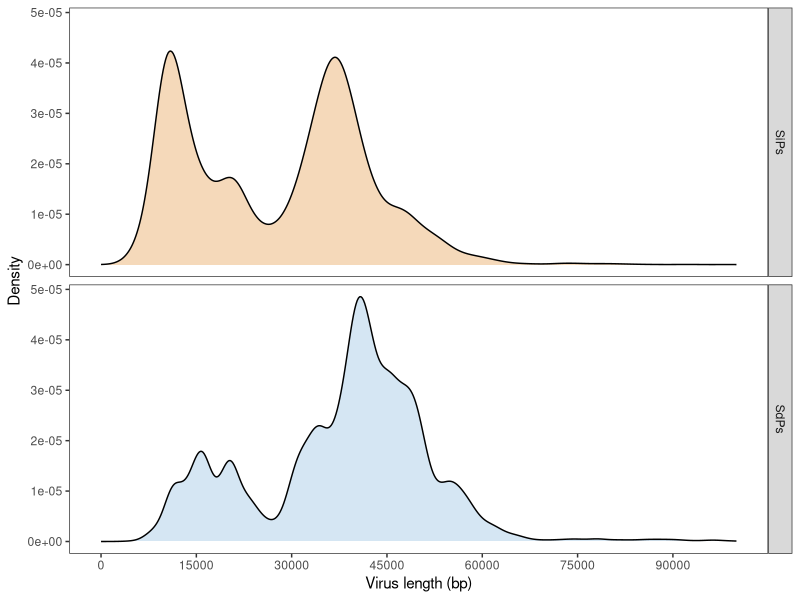
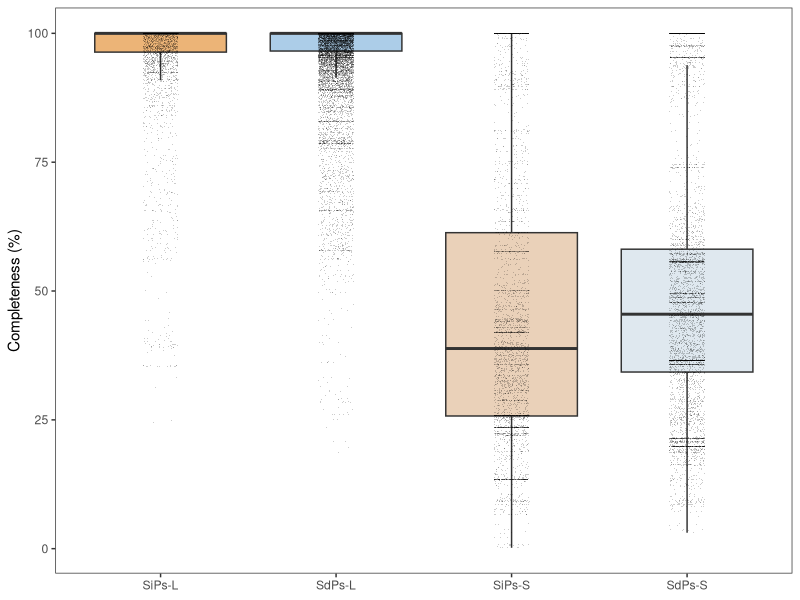
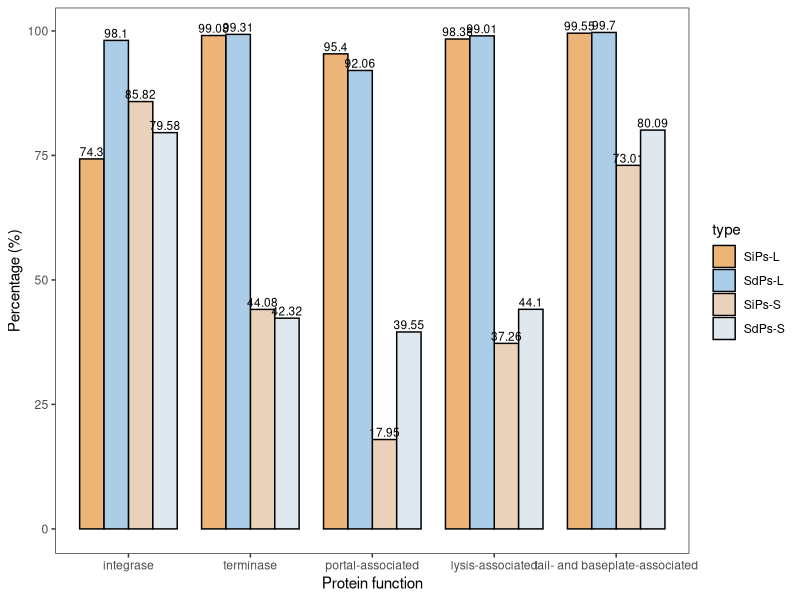
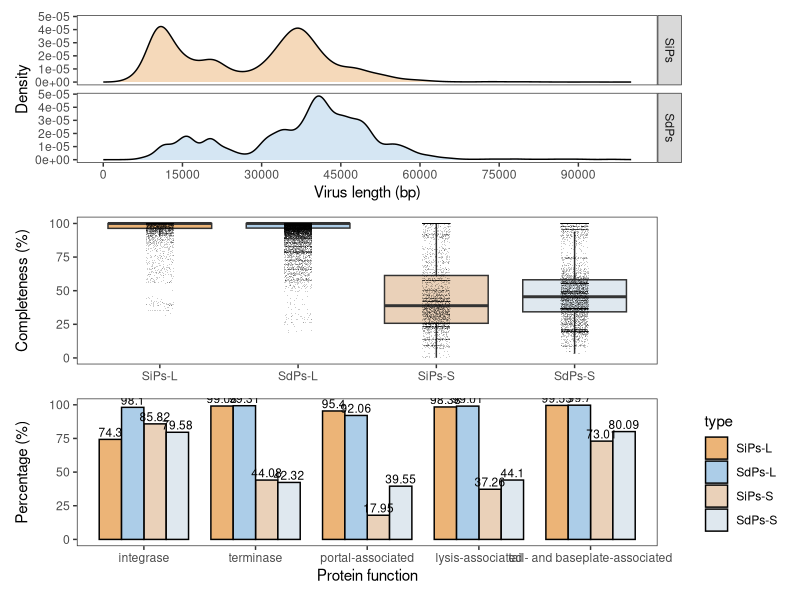
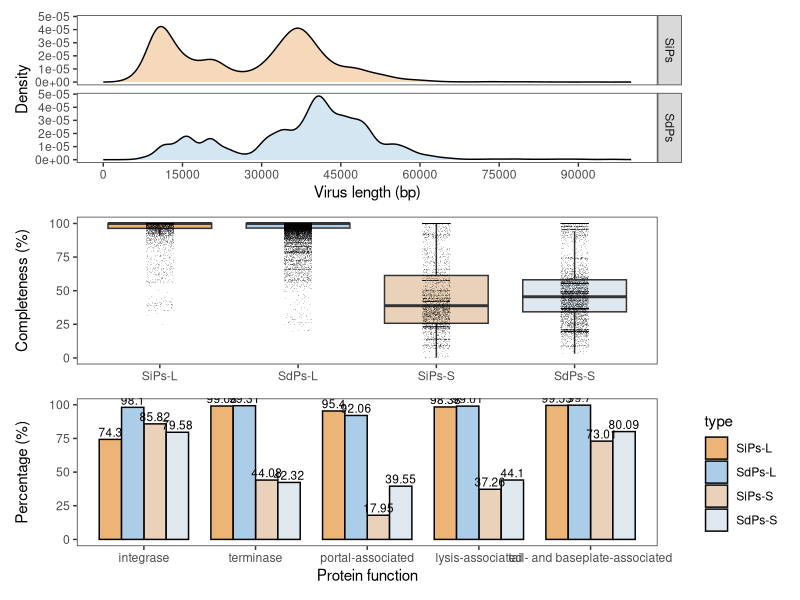

The R script that drew these images, in order:
library(ggplot2)
library(patchwork)
df1=read.table('sdp-sip.txt',head=TRUE,sep='\t')
df2=read.table('key-gene-data.tsv',head=TRUE,sep='\t')
df2$type <- factor(df2$type,levels =  c('SiPs-L','SdPs-L','SiPs-S','SdPs-S'))
df2$functio <- factor(df2$functio,levels = c('integrase','terminase','portal-associated','lysis-associated','tail- and baseplate-associated'))
df1$type2 <- factor(df1$type2,levels = c('SiPs','SdPs'))
df1$type <- factor(df1$type,levels =  c('SiPs-L','SdPs-L','SiPs-S','SdPs-S'))
p<-ggplot(df1, aes(x = contig_length,fill=type2)) +
  scale_x_continuous(limits=c( 0 , 100000 ),breaks = seq(0, 100000, by = 15000))+
  theme_bw()+theme(panel.grid.major = element_blank(),
                   panel.grid.minor = element_blank(),legend.position= 'none')+
  geom_density(alpha=0.5)+ xlab('Virus length (bp)')+ylab('Density')+
  scale_fill_manual(values=c("#ECB477","#accde8"))+
  facet_grid(type2 ~ .) 
p
p2=ggplot(df1, aes( x = type,y=completeness,fill=type))+
  geom_boxplot(outlier.shape = NA)+
  scale_fill_manual(values=c("#ECB477","#accde8","#ead1b9","#dfe8ef"))+
  labs(x = NULL,
       y = "Completeness (%)") +
  geom_jitter(width=0.1,size=0.2,fill='black',alpha=0.2,stroke=0)+
  theme_bw()+theme(panel.grid.major = element_blank(),
                   panel.grid.minor = element_blank(),legend.position = 'none')
p2
p3=ggplot(df2,aes(x=functio,y=percent,fill=type))+
  geom_bar(stat = 'identity', 
           position = 'dodge', 
           width = 0.8, 
           color='black')+xlab('Protein function')+ylab('Percentage (%)')+ 
  scale_fill_manual(values=c("#ECB477","#accde8","#ead1b9","#dfe8ef"))+
  geom_text(aes(label=percent),size=3,position = position_dodge(width = 0.8),vjust=-0.3)+   
  theme_bw()+theme(panel.grid.major = element_blank(),
                  panel.grid.minor = element_blank()) 
p3
p1=p/p2/p3
p1
ggsave(file="length+completeness+protein-function.pdf",device = cairo_pdf, width=4, height=5,p1)

